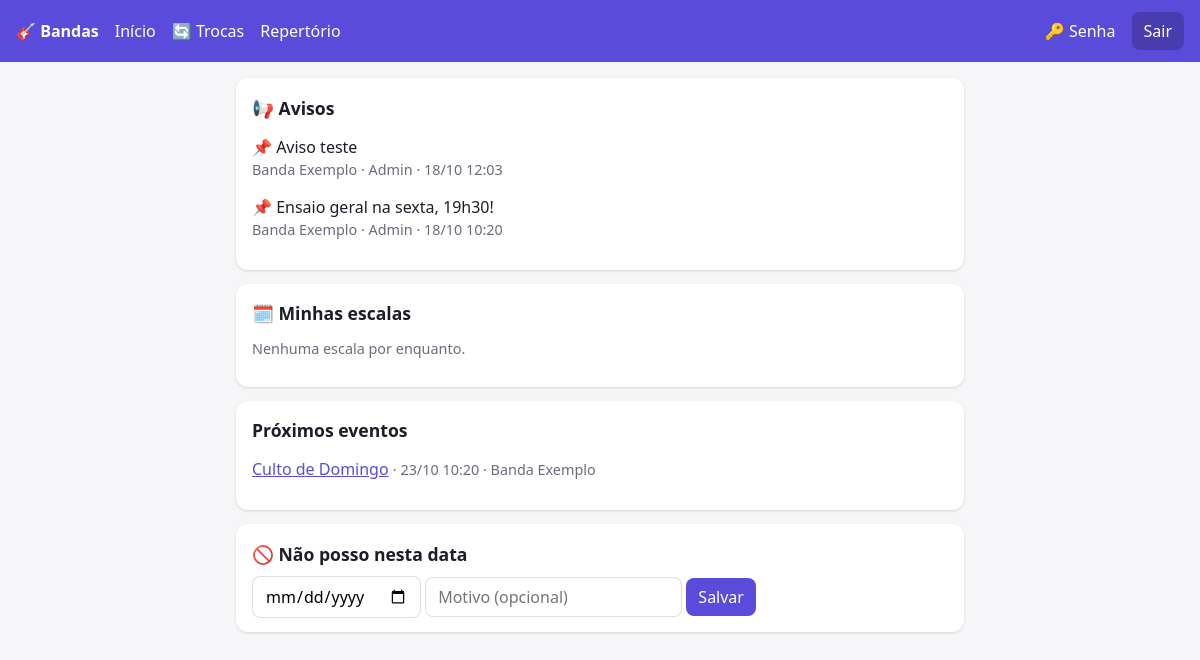
Page / (signed in) on the earlier database version.
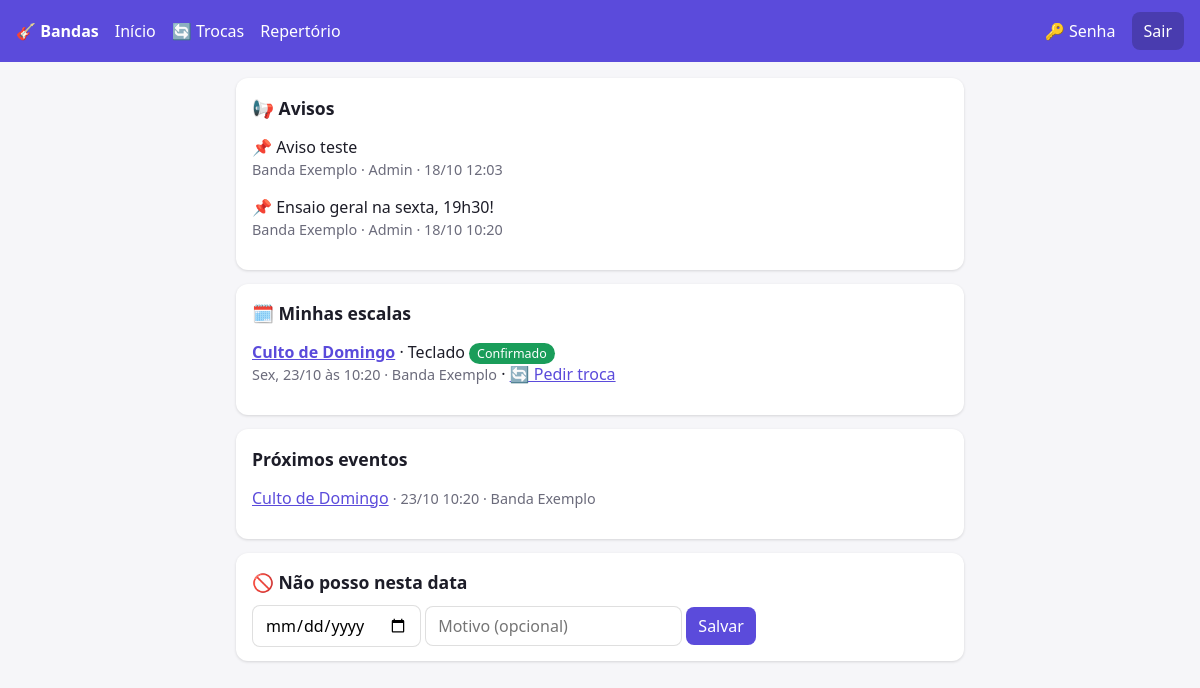
Same page on the later database version.
### core/models.py (models this page shows, shortened)
class Aviso(models.Model):
    banda = models.ForeignKey(Banda, on_delete=models.CASCADE, related_name="avisos")
    autor = models.ForeignKey(settings.AUTH_USER_MODEL, on_delete=models.SET_NULL, null=True)
    texto = models.TextField()
    fixado = models.BooleanField(default=False)
    criado = models.DateTimeField(auto_now_add=True)
    class Meta:
        ordering = ["-fixado", "-criado"]

class Banda(models.Model):
    nome = models.CharField(max_length=100)
    descricao = models.TextField(blank=True)
    def __str__(self):
        return self.nome

class Evento(models.Model):
    TIPOS = [("ensaio", "Ensaio"), ("culto", "Culto/Missa"), ("show", "Show"), ("outro", "Outro")]
    banda = models.ForeignKey(Banda, on_delete=models.CASCADE, related_name="eventos")
    titulo = models.CharField(max_length=150)
    tipo = models.CharField(max_length=10, choices=TIPOS, default="ensaio")
    data_hora = models.DateTimeField()
    local = models.CharField(max_length=150, blank=True)
    descricao = models.TextField(blank=True)
    class Meta:
        ordering = ["data_hora"]

class Escala(models.Model):
    STATUS = [("pendente", "Pendente"), ("confirmado", "Confirmado"), ("recusado", "Recusado")]
    evento = models.ForeignKey(Evento, on_delete=models.CASCADE, related_name="escalas")
    membro = models.ForeignKey(Membro, on_delete=models.CASCADE, related_name="escalas")
    funcao = models.CharField(max_length=60, help_text="Ex.: Bateria, Vocal 1")
    status = models.CharField(max_length=12, choices=STATUS, default="pendente")
    obs = models.CharField(max_length=200, blank=True, help_text="Motivo / pedido de troca")

class Membro(models.Model):
    PAPEIS = [("lider", "Líder"), ("membro", "Membro")]
    user = models.ForeignKey(settings.AUTH_USER_MODEL, on_delete=models.CASCADE, related_name="membros")
    banda = models.ForeignKey(Banda, on_delete=models.CASCADE, related_name="membros")
    papel = models.CharField(max_length=10, choices=PAPEIS, default="membro")
    instrumentos = models.CharField(max_length=200, blank=True, help_text="Ex.: Violão, Baixo, Vocal")
    class Meta:
        unique_together = ("user", "banda")

### core/views.py (the view)
# urls.py: path("", v.home, name="home"),
@login_required
def home(request):
    bandas = _bandas(request.user)
    agora = timezone.now()
    minhas = (Escala.objects.filter(membro__user=request.user, evento__data_hora__gte=agora)
              .select_related("evento", "membro__banda").order_by("evento__data_hora"))
    eventos = Evento.objects.filter(banda__in=bandas, data_hora__gte=agora).select_related("banda")[:10]
    avisos = Aviso.objects.filter(banda__in=bandas).select_related("banda", "autor")[:8]
    indisp = Indisponibilidade.objects.filter(membro__user=request.user, data__gte=agora.date())
    return render(request, "home.html", dict(minhas=minhas, eventos=eventos, avisos=avisos, indisp=indisp,
                                             eh_lider=_eh_lider(request.user),
                                             pode_criar_banda=_pode_criar_banda(request.user),
                                             trocas_info=_trocas_info(request.user)))

### core/templatetags/menu.py (called while the page is built)
@register.simple_tag(takes_context=True)
def usuario_eh_lider(context):
    u = context["request"].user
    return u.is_authenticated and Membro.objects.filter(user=u, papel="lider").exists()

### core/views.py (called while the page is built, shortened)
def _bandas(user):
    return Banda.objects.filter(membros__user=user)

def _eh_lider(user):
    return Membro.objects.filter(user=user, papel="lider").exists()

def _pode_criar_banda(user):
    return _eh_lider(user) or not Membro.objects.filter(user=user).exists()

def _trocas_info(user):
    if not _eh_lider(user):
        return None

### core/templates/home.html (shortened to what this page needs)
{% extends "base.html" %}{% block content %}
{% if avisos %}<div class="card"><h2>📢 Avisos</h2>{% for a in avisos %}
<p>{% if a.fixado %}📌 {% endif %}{{ a.texto }}<br><span class="mut">{{ a.banda }} · {{ a.autor.first_name|default:a.autor.username }} · {{ a.criado|date:"d/m H:i" }}</span></p>{% endfor %}</div>{% endif %}
<div class="card"><h2>🗓️ Minhas escalas</h2>{% for e in minhas %}
<p><a href="{% url 'evento' e.evento.pk %}"><b>{{ e.evento.titulo }}</b></a> · {{ e.funcao }}
<span class="tag {{ e.status }}">{{ e.get_status_display }}</span><br>
<span class="mut">{{ e.evento.data_hora|date:"D, d/m \à\s H:i" }} · {{ e.membro.banda }}</span> · <a href="{% url 'troca_pedir' e.pk %}">🔄 Pedir troca</a></p>
{% empty %}<p class="mut">Nenhuma escala por enquanto.</p>{% endfor %}</div>
<div class="card"><h2>Próximos eventos</h2>{% for ev in eventos %}
<p><a href="{% url 'evento' ev.pk %}">{{ ev.titulo }}</a> <span class="mut">· {{ ev.data_hora|date:"d/m H:i" }} · {{ ev.banda }}</span></p>
{% empty %}<p class="mut">Sem eventos.</p>{% endfor %}</div>
<div class="card"><h2>🚫 Não posso nesta data</h2>
<form method="post" action="{% url 'indisponibilidade' %}">{% csrf_token %}
<input type="date" name="data" required> <input name="motivo" placeholder="Motivo (opcional)"> <button>Salvar</button></form>
{% for i in indisp %}<p class="mut">{{ i.data|date:"d/m/Y" }} {{ i.motivo }}</p>{% endfor %}</div>
{% endblock %}

Differences in the rows shown:
now on this page (row edited): Escala: evento.titulo "Culto de Domingo", funcao "Teclado", status "Confirmado", evento.data_hora "Sex, 23/10 às 10:20", membro.banda "Banda Exemplo"
Other differences:
text no longer shown: "Nenhuma escala por enquanto."
